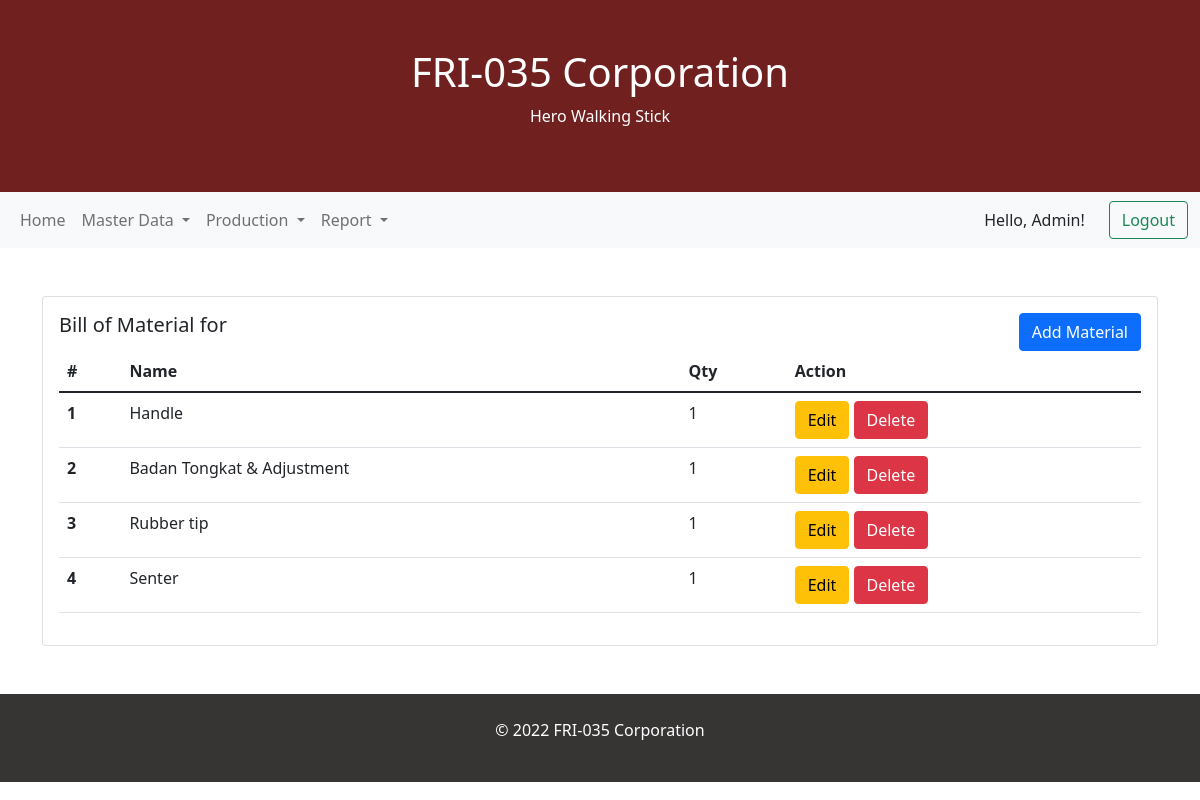
The app's page /wip/detail.php (signed in) with its own data.
### tables this page shows
CREATE TABLE `wip_detail` (
  `id` int(11) NOT NULL,
  `wip_id` int(11) NOT NULL,
  `raw_material_id` int(11) NOT NULL,
  `qty` int(11) NOT NULL
);

CREATE TABLE `raw_material` (
  `id` int(11) NOT NULL,
  `name` varchar(255) NOT NULL,
  `qty` int(11) NOT NULL,
  `price` bigint(20) NOT NULL
);

### model/Wip.php (called while the page is built, shortened)
<?php
class WIP extends Database
{
    function __construct()
    {
        $this->connection = mysqli_connect($this->host, $this->username, $this->password, $this->database);
    }
	function getWIP($id)
	{
		$query = "SELECT * FROM wip WHERE id='$id' ";
		$data = mysqli_query($this->connection, $query);
		if (!$this->connection->query($query)) {
			echo ("Error description: " . $this->connection->error);
		}
		return mysqli_fetch_assoc($data);
	}
    function detailWIP($id = null)
	{
		if ($id == null) {
			$query = "SELECT a.*,b.name as wip_name,c.name as material_name FROM wip_detail a JOIN wip b ON a.wip_id=b.id JOIN raw_material c ON a.raw_material_id=c.id";
		} else {
			$query = "SELECT a.*,b.name as wip_name,c.name as material_name FROM wip_detail a JOIN wip b ON a.wip_id=b.id JOIN raw_material c ON a.raw_material_id=c.id WHERE a.wip_id=$id ";
		}
		$data = mysqli_query($this->connection, $query);
		return $data;
	}
}

### wip/detail.php (the view, shortened to what this page needs)
<?php
include '../model/Wip.php';
$db = new WIP();
$details = $db->detailWIP($_GET['id']);
$wip = $db->getWIP($_GET['id']);
?>
<!DOCTYPE html>
<html lang="en">
<head>
    <link href="https://cdn.jsdelivr.net/npm/bootstrap@5.1.3/dist/css/bootstrap.min.css" rel="stylesheet">
</head>
<body>
    <div class="p-5  text-white text-center" style="background-color : #712020">
        <h1>FRI-035 Corporation</h1>
        <p>Hero Walking Stick</p>
    </div>
    <?php include('../navigation/index.php') ?>
    <div class="container mt-5">
        <div class="row">
            <div class="col-lg-12">
                <div class="card">
                    <div class="card-body">
                        <div class="row">
                            <div class="col-6">
                                <h5 class="card-title">Bill of Material for <?= $wip['name'] ?></h5>
                            </div>
                            <div class="col-6 text-end">
                                <a href="add-bom.php?id=<?= $wip['id'] ?>" class="btn btn-primary">Add Material</a>
                            </div>
                        </div>
                        <table class="table">
                            <thead>
                                <tr>
                                    <th scope="col">#</th>
                                    <th scope="col">Name</th>
                                    <th scope="col">Qty</th>
                                    <th scope="col">Action</th>
                                </tr>
                            </thead>
                            <tbody>
                                <?php $i = 1;
                                foreach ($details as $detail) { ?>
                                    <tr>
                                        <th scope="row"><?= $i ?></th>
                                        <td><?= $detail['material_name'] ?></td>
                                        <td><?= $detail['qty'] ?></td>
                                        <td>
                                            <a href="edit-bom.php?id=<?= $detail['id'] ?>&wip=<?= $wip['id'] ?>" class="btn btn-warning">Edit</a>
                                            <a href="process.php?action=delete-bom&id=<?= $detail['id'] ?>&wip=<?= $wip['id'] ?>" class="btn btn-danger">Delete</a>
                                        </td>
                                    </tr>
                                <?php $i++;
                                } ?>
                            </tbody>
                        </table>
                    </div>
                </div>
            </div>
        </div>
    </div>
    <div class="mt-5 p-4  text-white text-center" style="background-color:#373434">
        <p>&copy 2022 FRI-035 Corporation</p>
    </div>
</body>
</html>

### records on screen
wip_detail: raw_material.name "Handle", qty "1"
wip_detail: raw_material.name "Badan Tongkat & Adjustment", qty "1"
wip_detail: raw_material.name "Rubber tip", qty "1"
wip_detail: raw_material.name "Senter", qty "1"

### other values on screen
$_SESSION['name'] "Admin"
